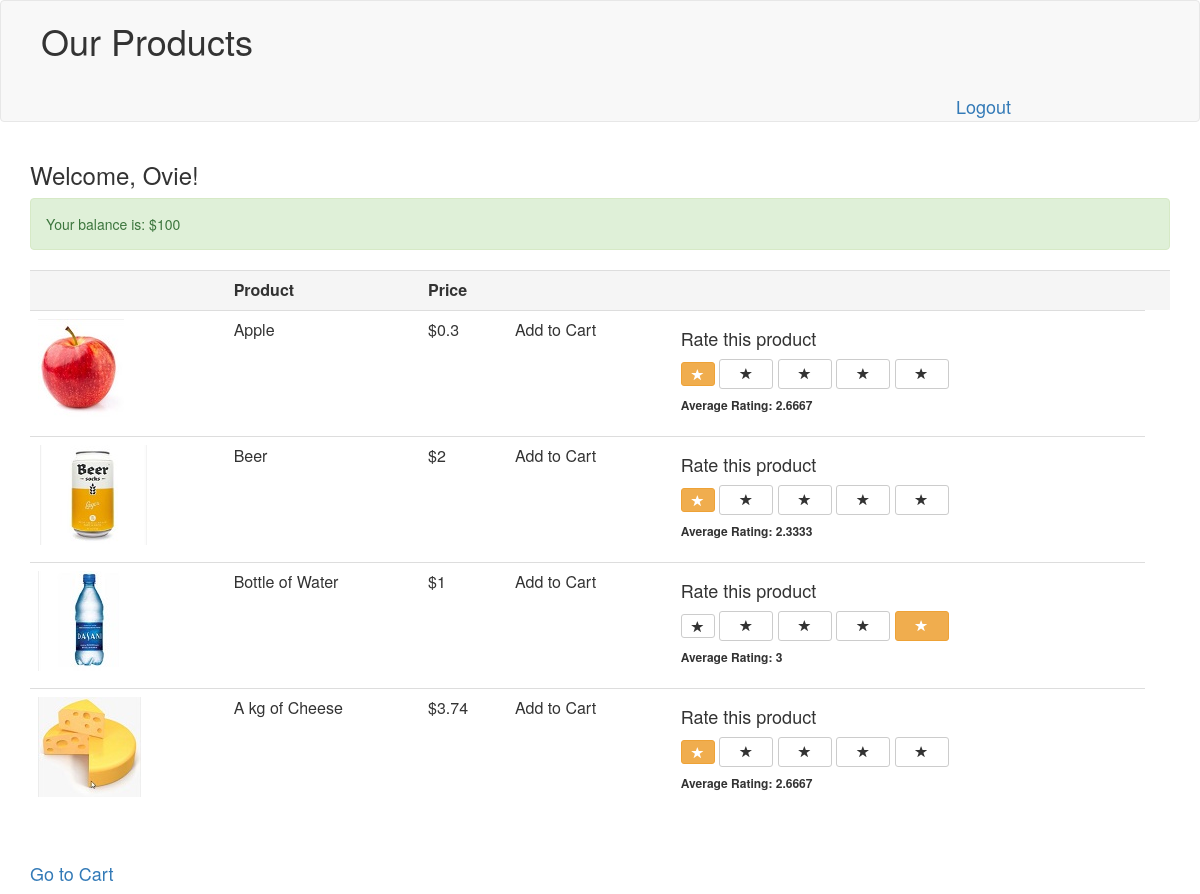
Page / (signed in) on the committed database.
### tables this page shows
CREATE TABLE `products` (
  `id` int(11) NOT NULL,
  `name` varchar(512) NOT NULL,
  `price` decimal(10,2) NOT NULL,
  `image` text NOT NULL
);

### entity/User.php (called while the page is built, shortened)
<?php
class User{
    private $username;
    public $balance;
    function __construct(?int $id, string $username, string $password, float $balance) {
        $this->username = $username;
        $this->balance = $balance;
    }
    public static function getUserById($id): ?User{
        $conn = new dbConn();
        $dbConnection = $conn->getConnection();
        $queryUser = ('SELECT  *  FROM user where id = '.$id);
        $result = $dbConnection->query($queryUser);
        while($row  = $result->fetch_assoc()){
            return new User($row['id'], $row['username'], $row['password'], $row['balance']);
        }
        return NULL;
    }
    function getUsername(): string {
        return $this->username;
    }
    function getBalance(): float {
        return $this->balance;
    }
}
?>

### config.php (called while the page is built, shortened)
<?php
class dbConn {
	function __construct(){
		$this->dbConnection = new mysqli(MYSQLSERVER, MYSQLUSER, MYSQLPASSWORD, MYSQLDB);
	}
}
?>

### entity/Product.php (called while the page is built, shortened)
<?php
 class Product{
    private $id;
    private $name;
    private $price;
	function __construct(?int $id, string $imageUrl, string $name, float $price) {
        $this->id = $id;
        $this->image= $imageUrl;
        $this->name = $name;
        $this->price = $price;
    }
	public static function getProducts():?array{
		$arr = array();
		$conn = new dbConn();
        $dbConnection = $conn->getConnection();
        $queryProd = 'SELECT * FROM products ORDER by id ASC';
        $statement = $dbConnection->query($queryProd);
        while($row = $statement->fetch_assoc()){
            $arr[] = new Product($row['id'], $row['image'], $row['name'],$row['price']);
        }
        return $arr;
	}
	function getId(): ?int {
        return $this->id;
    }
    function getName(): string {
        return $this->name;
    }
    function getPrice(): float {
        return $this->price;
    }
    function getImage(): string {
        return $this->image;
    }
}
 ?>

### entity/Rating.php (called while the page is built, shortened)
<?php
 class Rating{
    private $rate;
	function __construct(?int $id, int $product_id, int $user_id, int $rate) {
        $this->rate = $rate;
    }
    public static function getByProductIdAndUserId($productId, $userId): ?Rating {
        $conn = new dbConn();
        $dbConnection = $conn->getConnection();
        $queryProd = 'SELECT * FROM rating  where product_id ='. $productId.' and  user_id = '.$userId;
        $statement = $dbConnection->query($queryProd);
        while($row = $statement->fetch_assoc()){
            return new Rating($row['id'], $row['product_id'], $row['user_id'], $row['rate']);
        }
        return null;
    }
    public static function getAverageRating($productId): ?float{
        $conn = new dbConn();
        $dbConnection = $conn->getConnection();
        $queryRate = "SELECT AVG(rate) as Avgrate FROM rating WHERE product_id=" .$productId;
        $statement = $dbConnection->query($queryRate);
        while($result = $statement->fetch_assoc()){
            return $result["Avgrate"];
        }
    }
    function getRate(): int {
        return $this->rate;
    }
}
 ?>

### index.php (the view, shortened to what this page needs)
<?php
	require_once("config.php");
	require_once("entity/Product.php");
	require_once("entity/User.php");
	require_once("entity/Rating.php");
	$id = $_SESSION['id'];
	$user = User::getUserById($id);
?>
<html>
	<head>
        <link rel="stylesheet" href="https://maxcdn.bootstrapcdn.com/bootstrap/3.3.7/css/bootstrap.min.css">
    </head>
	    <body>
		    <nav class= "navbar navbar-default">
			    <ul>
			        <div style="float: left;">
				        <h1>Our Products</h1>
				    </div>
				    <div class= "navbar-brand" style="float: left; margin-left: 50em; padding-top: 25px"><a href="logout.php">Logout</a>
			        </div>
			    </ul>
		    </nav>
		    <div class="container" >
		    	<h3>Welcome, <?php echo ucwords($user->getUsername()); ?>!</h3>
		    <?php
			$products = Product::getProducts();
		    ?>
		    <div class="alert alert-success">
		    <?php
            $prevBalance =$user->getBalance();
			echo "Your balance is: "."$".$prevBalance;
			echo "<br>";
			 ?>
		    </div>
		        <div class="table-responsive" >
		            <table class= "table">
			            <tr class="active">
			            	<td></td>
				            <td ><b>Product</b></td>
				            <td ><b>Price</b></td>
				            <td></td>
				            <td></td>
				            <td></td>
			            </tr>
			        <?php
				    foreach($products as $product){
				    	$productRate = Rating::getByProductIdAndUserId($product->getId(),$user->getId());
				    	$averageRate = Rating::getAverageRating($product->getId());
				    	$isRated = null  !== $productRate ? 1 : 0;
				    	$rate = null !== $productRate ?  $productRate->getRate() : 0;
			        ?>
				        <tr>
				        	<td><img src="<?php echo $product->getImage();?>"></td>
					        <td ><?php echo $product->getName(); ?></td>
					        <td>$<?php echo $product->getPrice(); ?></td>
					        <td><span style="cursor:pointer;" class="addToCart" data-id="<?php echo $product->getId(); ?>">Add to Cart</span></td>
					        <td>
						<div class="col-sm-12">
						    <form id="form-rate-<?php echo $product->getId(); ?>" method="POST" action="rate.php">
						    	<div class="form-group">
								<h4>Rate this product</h4>
								<button type="button" class="btn <?php if (1 == $rate) {?> btn-warning <?php } else { ?> btn-default <?php } ?> btn-sm rateButton" aria-label="Left Align" onclick="rateProduct(1, <?php echo $product->getId(); ?>, <?php echo $isRated; ?>)">
									<span class="glyphicon glyphicon-star" aria-hidden="true"></span>
								</button>
								<button type="button" class="btn <?php if (2 == $rate) { ?> btn-warning <?php } else { ?> btn-default <?php } ?> btn-sm rateButton" aria-label="Left Align" onclick="rateProduct(2, <?php echo $product->getId(); ?>, <?php echo $isRated; ?>)">
									<span class="glyphic btn-sm rateButton" aria-label="Left Align">
									<span class="glyphicon glyphicon-star" aria-hidden="true"></span>
								</button>
								<button type="button" class="btn <?php if (3 == $rate) {?> btn-warning <?php } else { ?> btn-default <?php } ?> btn-sm rateButton" aria-label="Left Align" onclick="rateProduct(3, <?php echo $product->getId(); ?>, <?php echo $isRated; ?>)">
									<span class="glyphic btn-sm rateButton" aria-label="Left Align">
									<span class="glyphicon glyphicon-star" aria-hidden="true"></span>
								</button>
								<button type="button" class="btn <?php if (4 == $rate) {?> btn-warning <?php } else { ?> btn-default <?php } ?> btn-sm rateButton" aria-label="Left Align" onclick="rateProduct(4, <?php echo $product->getId(); ?>, <?php echo $isRated; ?>)">
									<span class="glyphic btn-sm rateButton" aria-label="Left Align">
									<span class="glyphicon glyphicon-star" aria-hidden="true"></span>
								</button>
								<button type="button" class="btn <?php if (5 == $rate) {?> btn-warning <?php } else { ?> btn-default <?php } ?> btn-sm rateButton" aria-label="Left Align" onclick="rateProduct(5, <?php echo $product->getId(); ?>, <?php echo $isRated; ?>)">
									<span class="glyphic btn-sm rateButton" aria-label="Left Align">
									<span class="glyphicon glyphicon-star" aria-hidden="true"></span>
									</button>
								<h6><strong>Average Rating: <span><?php echo $averageRate;?></span></strong> </h6>
							</div>
						</form>
					    </td>
				    </tr>
			    <?php
				    }
			    ?>
		    </table>
	</div>
		<br /><a href="show-cart.php" title="go to Product"><strong><h4>Go to Cart</h4></strong></a>
	</div>
	</body>
</html>

### rows in the picture
products: image (picture), name "Apple", price "0.3", averageRate "2.6667"
products: image (picture), name "Beer", price "2", averageRate "2.3333"
products: image (picture), name "Bottle of Water", price "1", averageRate "3"
products: image (picture), name "A kg of Cheese", price "3.74", averageRate "2.6667"

### other values in the picture
$user->getUsername() "Ovie"
$prevBalance "100"
